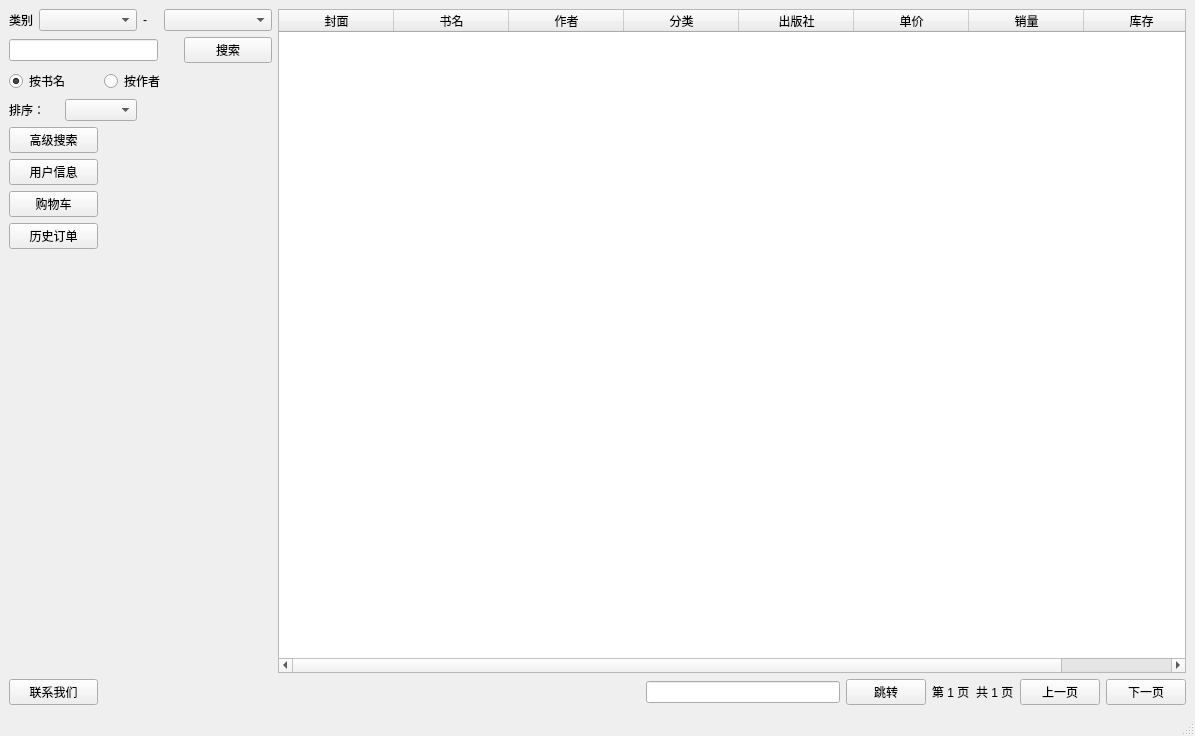
<?xml version="1.0" encoding="UTF-8"?>
<ui version="4.0">
 <class>home_window</class>
 <widget class="QMainWindow" name="home_window">
  <property name="geometry">
   <rect>
    <x>0</x>
    <y>0</y>
    <width>1195</width>
    <height>736</height>
   </rect>
  </property>
  <property name="windowTitle">
   <string>网上书店</string>
  </property>
  <widget class="QWidget" name="centralwidget">
   <layout class="QHBoxLayout" name="horizontalLayout" stretch="0,1">
    <item>
     <layout class="QGridLayout" name="gridLayout">
      <item row="0" column="0">
       <widget class="QLabel" name="class_label">
        <property name="text">
         <string>类别</string>
        </property>
       </widget>
      </item>
      <item row="0" column="1" colspan="3">
       <widget class="QComboBox" name="comboBox_class1"/>
      </item>
      <item row="0" column="4">
       <widget class="QLabel" name="hypho_label">
        <property name="text">
         <string>-</string>
        </property>
       </widget>
      </item>
      <item row="0" column="5" colspan="2">
       <widget class="QComboBox" name="comboBox_class2"/>
      </item>
      <item row="1" column="0" colspan="5">
       <widget class="QLineEdit" name="lineEdit_search"/>
      </item>
      <item row="1" column="6">
       <widget class="QPushButton" name="pushButton_search">
        <property name="text">
         <string>搜索</string>
        </property>
       </widget>
      </item>
      <item row="2" column="0" colspan="3">
       <widget class="QRadioButton" name="radioButton_name">
        <property name="text">
         <string>按书名</string>
        </property>
        <property name="checked">
         <bool>true</bool>
        </property>
       </widget>
      </item>
      <item row="2" column="3" colspan="3">
       <widget class="QRadioButton" name="radioButton_author">
        <property name="text">
         <string>按作者</string>
        </property>
       </widget>
      </item>
      <item row="2" column="6">
       <spacer name="horizontalSpacer_8">
        <property name="orientation">
         <enum>Qt::Horizontal</enum>
        </property>
        <property name="sizeHint" stdset="0">
         <size>
          <width>88</width>
          <height>20</height>
         </size>
        </property>
       </spacer>
      </item>
      <item row="3" column="0" colspan="2">
       <widget class="QLabel" name="label">
        <property name="text">
         <string>排序：</string>
        </property>
       </widget>
      </item>
      <item row="3" column="2" colspan="2">
       <widget class="QComboBox" name="comboBox_sort"/>
      </item>
      <item row="3" column="4" colspan="3">
       <spacer name="horizontalSpacer_7">
        <property name="orientation">
         <enum>Qt::Horizontal</enum>
        </property>
        <property name="sizeHint" stdset="0">
         <size>
          <width>98</width>
          <height>20</height>
         </size>
        </property>
       </spacer>
      </item>
      <item row="4" column="0" colspan="3">
       <widget class="QPushButton" name="pushButton_detail_search">
        <property name="text">
         <string>高级搜索</string>
        </property>
       </widget>
      </item>
      <item row="4" column="3" colspan="4">
       <spacer name="horizontalSpacer_2">
        <property name="orientation">
         <enum>Qt::Horizontal</enum>
        </property>
        <property name="sizeHint" stdset="0">
         <size>
          <width>118</width>
          <height>20</height>
         </size>
        </property>
       </spacer>
      </item>
      <item row="5" column="0" colspan="3">
       <widget class="QPushButton" name="pushButton_u_profile">
        <property name="text">
         <string>用户信息</string>
        </property>
       </widget>
      </item>
      <item row="5" column="3" colspan="4">
       <spacer name="horizontalSpacer_4">
        <property name="orientation">
         <enum>Qt::Horizontal</enum>
        </property>
        <property name="sizeHint" stdset="0">
         <size>
          <width>118</width>
          <height>20</height>
         </size>
        </property>
       </spacer>
      </item>
      <item row="6" column="0" colspan="3">
       <widget class="QPushButton" name="pushButton_cart">
        <property name="text">
         <string>购物车</string>
        </property>
       </widget>
      </item>
      <item row="6" column="3" colspan="4">
       <spacer name="horizontalSpacer_5">
        <property name="orientation">
         <enum>Qt::Horizontal</enum>
        </property>
        <property name="sizeHint" stdset="0">
         <size>
          <width>118</width>
          <height>20</height>
         </size>
        </property>
       </spacer>
      </item>
      <item row="7" column="0" colspan="3">
       <widget class="QPushButton" name="pushButton_order">
        <property name="text">
         <string>历史订单</string>
        </property>
       </widget>
      </item>
      <item row="7" column="3" colspan="4">
       <spacer name="horizontalSpacer_9">
        <property name="orientation">
         <enum>Qt::Horizontal</enum>
        </property>
        <property name="sizeHint" stdset="0">
         <size>
          <width>118</width>
          <height>20</height>
         </size>
        </property>
       </spacer>
      </item>
      <item row="8" column="3" colspan="2">
       <spacer name="verticalSpacer">
        <property name="orientation">
         <enum>Qt::Vertical</enum>
        </property>
        <property name="sizeHint" stdset="0">
         <size>
          <width>20</width>
          <height>431</height>
         </size>
        </property>
       </spacer>
      </item>
      <item row="9" column="0" colspan="3">
       <widget class="QPushButton" name="pushButton_contact">
        <property name="text">
         <string>联系我们</string>
        </property>
       </widget>
      </item>
      <item row="9" column="3" colspan="4">
       <spacer name="horizontalSpacer_6">
        <property name="orientation">
         <enum>Qt::Horizontal</enum>
        </property>
        <property name="sizeHint" stdset="0">
         <size>
          <width>118</width>
          <height>20</height>
         </size>
        </property>
       </spacer>
      </item>
     </layout>
    </item>
    <item>
     <layout class="QVBoxLayout" name="verticalLayout_2">
      <item>
       <widget class="QTableWidget" name="tableWidget">
        <property name="sizeAdjustPolicy">
         <enum>QAbstractScrollArea::AdjustIgnored</enum>
        </property>
        <property name="editTriggers">
         <set>QAbstractItemView::NoEditTriggers</set>
        </property>
        <property name="gridStyle">
         <enum>Qt::SolidLine</enum>
        </property>
        <attribute name="horizontalHeaderVisible">
         <bool>true</bool>
        </attribute>
        <attribute name="horizontalHeaderCascadingSectionResizes">
         <bool>false</bool>
        </attribute>
        <attribute name="horizontalHeaderDefaultSectionSize">
         <number>115</number>
        </attribute>
        <attribute name="horizontalHeaderShowSortIndicator" stdset="0">
         <bool>false</bool>
        </attribute>
        <attribute name="horizontalHeaderStretchLastSection">
         <bool>true</bool>
        </attribute>
        <attribute name="verticalHeaderCascadingSectionResizes">
         <bool>false</bool>
        </attribute>
        <attribute name="verticalHeaderMinimumSectionSize">
         <number>25</number>
        </attribute>
        <attribute name="verticalHeaderDefaultSectionSize">
         <number>100</number>
        </attribute>
        <attribute name="verticalHeaderStretchLastSection">
         <bool>false</bool>
        </attribute>
        <column>
         <property name="text">
          <string>封面</string>
         </property>
        </column>
        <column>
         <property name="text">
          <string>书名</string>
         </property>
        </column>
        <column>
         <property name="text">
          <string>作者</string>
         </property>
        </column>
        <column>
         <property name="text">
          <string>分类</string>
         </property>
        </column>
        <column>
         <property name="text">
          <string>出版社</string>
         </property>
        </column>
        <column>
         <property name="text">
          <string>单价</string>
         </property>
        </column>
        <column>
         <property name="text">
          <string>销量</string>
         </property>
        </column>
        <column>
         <property name="text">
          <string>库存</string>
         </property>
        </column>
       </widget>
      </item>
      <item>
       <layout class="QHBoxLayout" name="horizontalLayout_8">
        <item>
         <spacer name="horizontalSpacer">
          <property name="orientation">
           <enum>Qt::Horizontal</enum>
          </property>
          <property name="sizeHint" stdset="0">
           <size>
            <width>368</width>
            <height>20</height>
           </size>
          </property>
         </spacer>
        </item>
        <item>
         <widget class="QLineEdit" name="lineEdit_pagejump"/>
        </item>
        <item>
         <widget class="QPushButton" name="pushButton_page_jump">
          <property name="text">
           <string>跳转</string>
          </property>
         </widget>
        </item>
        <item>
         <widget class="QLabel" name="label_current_page">
          <property name="text">
           <string>第 1 页</string>
          </property>
         </widget>
        </item>
        <item>
         <widget class="QLabel" name="label_all_page">
          <property name="text">
           <string>共 1 页</string>
          </property>
         </widget>
        </item>
        <item>
         <widget class="QPushButton" name="pushButton_last_page">
          <property name="text">
           <string>上一页</string>
          </property>
         </widget>
        </item>
        <item>
         <widget class="QPushButton" name="pushButton_next_page">
          <property name="text">
           <string>下一页</string>
          </property>
         </widget>
        </item>
       </layout>
      </item>
     </layout>
    </item>
   </layout>
  </widget>
  <widget class="QMenuBar" name="menubar">
   <property name="geometry">
    <rect>
     <x>0</x>
     <y>0</y>
     <width>1195</width>
     <height>23</height>
    </rect>
   </property>
  </widget>
  <widget class="QStatusBar" name="statusbar"/>
 </widget>
 <resources/>
 <connections/>
</ui>
